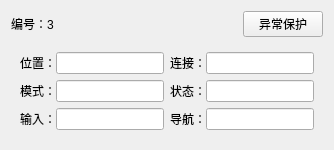
                  <widget class="QWidget" name="widget_130" native="true">
                   <layout class="QVBoxLayout" name="verticalLayout_34" stretch="1,3">
                    <item>
                     <layout class="QHBoxLayout" name="horizontalLayout_114">
                      <item>
                       <widget class="QLabel" name="label_109">
                        <property name="text">
                         <string>编号：3</string>
                        </property>
                       </widget>
                      </item>
                      <item>
                       <spacer name="horizontalSpacer_16">
                        <property name="orientation">
                         <enum>Qt::Horizontal</enum>
                        </property>
                        <property name="sizeHint" stdset="0">
                         <size>
                          <width>40</width>
                          <height>20</height>
                         </size>
                        </property>
                       </spacer>
                      </item>
                      <item>
                       <widget class="QPushButton" name="pushButton_33">
                        <property name="text">
                         <string>异常保护</string>
                        </property>
                       </widget>
                      </item>
                     </layout>
                    </item>
                    <item>
                     <widget class="QWidget" name="widget_131" native="true">
                      <layout class="QGridLayout" name="gridLayout_22">
                       <item row="0" column="0">
                        <widget class="QWidget" name="widget_132" native="true">
                         <layout class="QHBoxLayout" name="horizontalLayout_115">
                          <property name="spacing">
                           <number>0</number>
                          </property>
                          <property name="leftMargin">
                           <number>0</number>
                          </property>
                          <property name="topMargin">
                           <number>0</number>
                          </property>
                          <property name="rightMargin">
                           <number>0</number>
                          </property>
                          <property name="bottomMargin">
                           <number>0</number>
                          </property>
                          <item>
                           <widget class="QLabel" name="label_110">
                            <property name="text">
                             <string>位置：</string>
                            </property>
                           </widget>
                          </item>
                          <item>
                           <widget class="QLineEdit" name="lineEdit_83"/>
                          </item>
                         </layout>
                        </widget>
                       </item>
                       <item row="0" column="1">
                        <widget class="QWidget" name="widget_133" native="true">
                         <layout class="QHBoxLayout" name="horizontalLayout_116">
                          <property name="spacing">
                           <number>0</number>
                          </property>
                          <property name="leftMargin">
                           <number>0</number>
                          </property>
                          <property name="topMargin">
                           <number>0</number>
                          </property>
                          <property name="rightMargin">
                           <number>0</number>
                          </property>
                          <property name="bottomMargin">
                           <number>0</number>
                          </property>
                          <item>
                           <widget class="QLabel" name="label_111">
                            <property name="text">
                             <string>连接：</string>
                            </property>
                           </widget>
                          </item>
                          <item>
                           <widget class="QLineEdit" name="lineEdit_84"/>
                          </item>
                         </layout>
                        </widget>
                       </item>
                       <item row="1" column="0">
                        <widget class="QWidget" name="widget_134" native="true">
                         <layout class="QHBoxLayout" name="horizontalLayout_117">
                          <property name="spacing">
                           <number>0</number>
                          </property>
                          <property name="leftMargin">
                           <number>0</number>
                          </property>
                          <property name="topMargin">
                           <number>0</number>
                          </property>
                          <property name="rightMargin">
                           <number>0</number>
                          </property>
                          <property name="bottomMargin">
                           <number>0</number>
                          </property>
                          <item>
                           <widget class="QLabel" name="label_112">
                            <property name="text">
                             <string>模式：</string>
                            </property>
                           </widget>
                          </item>
                          <item>
                           <widget class="QLineEdit" name="lineEdit_85"/>
                          </item>
                         </layout>
                        </widget>
                       </item>
                       <item row="1" column="1">
                        <widget class="QWidget" name="widget_135" native="true">
                         <layout class="QHBoxLayout" name="horizontalLayout_118">
                          <property name="spacing">
                           <number>0</number>
                          </property>
                          <property name="leftMargin">
                           <number>0</number>
                          </property>
                          <property name="topMargin">
                           <number>0</number>
                          </property>
                          <property name="rightMargin">
                           <number>0</number>
                          </property>
                          <property name="bottomMargin">
                           <number>0</number>
                          </property>
                          <item>
                           <widget class="QLabel" name="label_113">
                            <property name="text">
                             <string>状态：</string>
                            </property>
                           </widget>
                          </item>
                          <item>
                           <widget class="QLineEdit" name="lineEdit_86"/>
                          </item>
                         </layout>
                        </widget>
                       </item>
                       <item row="2" column="0">
                        <widget class="QWidget" name="widget_136" native="true">
                         <layout class="QHBoxLayout" name="horizontalLayout_119">
                          <property name="spacing">
                           <number>0</number>
                          </property>
                          <property name="leftMargin">
                           <number>0</number>
                          </property>
                          <property name="topMargin">
                           <number>0</number>
                          </property>
                          <property name="rightMargin">
                           <number>0</number>
                          </property>
                          <property name="bottomMargin">
                           <number>0</number>
                          </property>
                          <item>
                           <widget class="QLabel" name="label_114">
                            <property name="text">
                             <string>输入：</string>
                            </property>
                           </widget>
                          </item>
                          <item>
                           <widget class="QLineEdit" name="lineEdit_87"/>
                          </item>
                         </layout>
                        </widget>
                       </item>
                       <item row="2" column="1">
                        <widget class="QWidget" name="widget_137" native="true">
                         <layout class="QHBoxLayout" name="horizontalLayout_120">
                          <property name="spacing">
                           <number>0</number>
                          </property>
                          <property name="leftMargin">
                           <number>0</number>
                          </property>
                          <property name="topMargin">
                           <number>0</number>
                          </property>
                          <property name="rightMargin">
                           <number>0</number>
                          </property>
                          <property name="bottomMargin">
                           <number>0</number>
                          </property>
                          <item>
                           <widget class="QLabel" name="label_115">
                            <property name="text">
                             <string>导航：</string>
                            </property>
                           </widget>
                          </item>
                          <item>
                           <widget class="QLineEdit" name="lineEdit_88"/>
                          </item>
                         </layout>
                        </widget>
                       </item>
                      </layout>
                     </widget>
                    </item>
                   </layout>
                  </widget>
